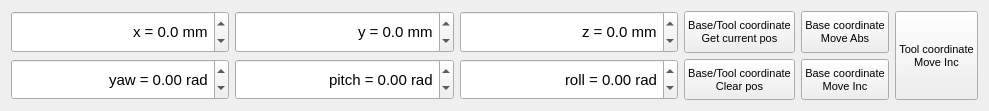
     <widget class="QWidget" name="layoutWidget">
      <property name="geometry">
       <rect>
        <x>910</x>
        <y>590</y>
        <width>989</width>
        <height>111</height>
       </rect>
      </property>
      <layout class="QGridLayout" name="gridLayout_19">
       <item row="1" column="2">
        <widget class="QDoubleSpinBox" name="ManipSetPosRollDoubleSpinBox">
         <property name="sizePolicy">
          <sizepolicy hsizetype="Expanding" vsizetype="Expanding">
           <horstretch>0</horstretch>
           <verstretch>0</verstretch>
          </sizepolicy>
         </property>
         <property name="font">
          <font>
           <pointsize>11</pointsize>
           <weight>50</weight>
           <bold>false</bold>
           <kerning>true</kerning>
          </font>
         </property>
         <property name="alignment">
          <set>Qt::AlignRight|Qt::AlignTrailing|Qt::AlignVCenter</set>
         </property>
         <property name="prefix">
          <string>roll = </string>
         </property>
         <property name="suffix">
          <string> rad</string>
         </property>
         <property name="decimals">
          <number>2</number>
         </property>
         <property name="minimum">
          <double>-3.120000000000000</double>
         </property>
         <property name="maximum">
          <double>3.200000000000000</double>
         </property>
         <property name="singleStep">
          <double>0.100000000000000</double>
         </property>
         <property name="value">
          <double>0.000000000000000</double>
         </property>
        </widget>
       </item>
       <item row="0" column="2">
        <widget class="QDoubleSpinBox" name="ManipSetPosZDoubleSpinBox">
         <property name="sizePolicy">
          <sizepolicy hsizetype="Expanding" vsizetype="Expanding">
           <horstretch>0</horstretch>
           <verstretch>0</verstretch>
          </sizepolicy>
         </property>
         <property name="font">
          <font>
           <pointsize>11</pointsize>
           <weight>50</weight>
           <bold>false</bold>
           <kerning>true</kerning>
          </font>
         </property>
         <property name="alignment">
          <set>Qt::AlignRight|Qt::AlignTrailing|Qt::AlignVCenter</set>
         </property>
         <property name="prefix">
          <string>z = </string>
         </property>
         <property name="suffix">
          <string> mm</string>
         </property>
         <property name="decimals">
          <number>1</number>
         </property>
         <property name="minimum">
          <double>-1500.000000000000000</double>
         </property>
         <property name="maximum">
          <double>1500.000000000000000</double>
         </property>
         <property name="singleStep">
          <double>10.000000000000000</double>
         </property>
         <property name="value">
          <double>0.000000000000000</double>
         </property>
        </widget>
       </item>
       <item row="1" column="1">
        <widget class="QDoubleSpinBox" name="ManipSetPosPitchDoubleSpinBox">
         <property name="sizePolicy">
          <sizepolicy hsizetype="Expanding" vsizetype="Expanding">
           <horstretch>0</horstretch>
           <verstretch>0</verstretch>
          </sizepolicy>
         </property>
         <property name="font">
          <font>
           <pointsize>11</pointsize>
           <weight>50</weight>
           <bold>false</bold>
           <kerning>true</kerning>
          </font>
         </property>
         <property name="alignment">
          <set>Qt::AlignRight|Qt::AlignTrailing|Qt::AlignVCenter</set>
         </property>
         <property name="prefix">
          <string>pitch = </string>
         </property>
         <property name="suffix">
          <string> rad</string>
         </property>
         <property name="decimals">
          <number>2</number>
         </property>
         <property name="minimum">
          <double>-3.120000000000000</double>
         </property>
         <property name="maximum">
          <double>3.200000000000000</double>
         </property>
         <property name="singleStep">
          <double>0.100000000000000</double>
         </property>
         <property name="value">
          <double>0.000000000000000</double>
         </property>
        </widget>
       </item>
       <item row="0" column="0">
        <widget class="QDoubleSpinBox" name="ManipSetPosXDoubleSpinBox">
         <property name="sizePolicy">
          <sizepolicy hsizetype="Expanding" vsizetype="Expanding">
           <horstretch>0</horstretch>
           <verstretch>0</verstretch>
          </sizepolicy>
         </property>
         <property name="font">
          <font>
           <pointsize>11</pointsize>
           <weight>50</weight>
           <bold>false</bold>
           <kerning>true</kerning>
          </font>
         </property>
         <property name="alignment">
          <set>Qt::AlignRight|Qt::AlignTrailing|Qt::AlignVCenter</set>
         </property>
         <property name="prefix">
          <string>x = </string>
         </property>
         <property name="suffix">
          <string> mm</string>
         </property>
         <property name="decimals">
          <number>1</number>
         </property>
         <property name="minimum">
          <double>-1500.000000000000000</double>
         </property>
         <property name="maximum">
          <double>1500.000000000000000</double>
         </property>
         <property name="singleStep">
          <double>10.000000000000000</double>
         </property>
         <property name="value">
          <double>0.000000000000000</double>
         </property>
        </widget>
       </item>
       <item row="1" column="0">
        <widget class="QDoubleSpinBox" name="ManipSetPosYawDoubleSpinBox">
         <property name="sizePolicy">
          <sizepolicy hsizetype="Expanding" vsizetype="Expanding">
           <horstretch>0</horstretch>
           <verstretch>0</verstretch>
          </sizepolicy>
         </property>
         <property name="font">
          <font>
           <pointsize>11</pointsize>
           <weight>50</weight>
           <bold>false</bold>
           <kerning>true</kerning>
          </font>
         </property>
         <property name="alignment">
          <set>Qt::AlignRight|Qt::AlignTrailing|Qt::AlignVCenter</set>
         </property>
         <property name="prefix">
          <string>yaw = </string>
         </property>
         <property name="suffix">
          <string> rad</string>
         </property>
         <property name="decimals">
          <number>2</number>
         </property>
         <property name="minimum">
          <double>-3.120000000000000</double>
         </property>
         <property name="maximum">
          <double>3.200000000000000</double>
         </property>
         <property name="singleStep">
          <double>0.100000000000000</double>
         </property>
         <property name="value">
          <double>0.000000000000000</double>
         </property>
        </widget>
       </item>
       <item row="0" column="1">
        <widget class="QDoubleSpinBox" name="ManipSetPosYDoubleSpinBox">
         <property name="sizePolicy">
          <sizepolicy hsizetype="Expanding" vsizetype="Expanding">
           <horstretch>0</horstretch>
           <verstretch>0</verstretch>
          </sizepolicy>
         </property>
         <property name="font">
          <font>
           <pointsize>11</pointsize>
           <weight>50</weight>
           <bold>false</bold>
           <kerning>true</kerning>
          </font>
         </property>
         <property name="alignment">
          <set>Qt::AlignRight|Qt::AlignTrailing|Qt::AlignVCenter</set>
         </property>
         <property name="prefix">
          <string>y = </string>
         </property>
         <property name="suffix">
          <string> mm</string>
         </property>
         <property name="decimals">
          <number>1</number>
         </property>
         <property name="minimum">
          <double>-1500.000000000000000</double>
         </property>
         <property name="maximum">
          <double>1500.000000000000000</double>
         </property>
         <property name="singleStep">
          <double>10.000000000000000</double>
         </property>
         <property name="value">
          <double>0.000000000000000</double>
         </property>
        </widget>
       </item>
       <item row="0" column="3" rowspan="2" colspan="2">
        <layout class="QGridLayout" name="gridLayout_18">
         <item row="1" column="1">
          <widget class="QPushButton" name="ManipSetPosBaseMoveIncButt">
           <property name="sizePolicy">
            <sizepolicy hsizetype="Expanding" vsizetype="Expanding">
             <horstretch>0</horstretch>
             <verstretch>0</verstretch>
            </sizepolicy>
           </property>
           <property name="font">
            <font>
             <pointsize>8</pointsize>
             <weight>50</weight>
             <bold>false</bold>
             <kerning>true</kerning>
            </font>
           </property>
           <property name="text">
            <string>Base coordinate
Move Inc</string>
           </property>
          </widget>
         </item>
         <item row="0" column="1">
          <widget class="QPushButton" name="ManipSetPosBaseMoveAbsButt">
           <property name="sizePolicy">
            <sizepolicy hsizetype="Expanding" vsizetype="Expanding">
             <horstretch>0</horstretch>
             <verstretch>0</verstretch>
            </sizepolicy>
           </property>
           <property name="font">
            <font>
             <pointsize>8</pointsize>
             <weight>50</weight>
             <bold>false</bold>
             <kerning>true</kerning>
            </font>
           </property>
           <property name="text">
            <string>Base coordinate
Move Abs</string>
           </property>
          </widget>
         </item>
         <item row="0" column="0">
          <widget class="QPushButton" name="ManipSetPosBaseToolGetCurrentPosButt">
           <property name="sizePolicy">
            <sizepolicy hsizetype="Expanding" vsizetype="Expanding">
             <horstretch>0</horstretch>
             <verstretch>0</verstretch>
            </sizepolicy>
           </property>
           <property name="font">
            <font>
             <pointsize>8</pointsize>
             <weight>50</weight>
             <bold>false</bold>
             <kerning>true</kerning>
            </font>
           </property>
           <property name="text">
            <string>Base/Tool coordinate
Get current pos</string>
           </property>
          </widget>
         </item>
         <item row="1" column="0">
          <widget class="QPushButton" name="ManipSetPosBaseToolClearPosButt">
           <property name="sizePolicy">
            <sizepolicy hsizetype="Expanding" vsizetype="Expanding">
             <horstretch>0</horstretch>
             <verstretch>0</verstretch>
            </sizepolicy>
           </property>
           <property name="font">
            <font>
             <pointsize>8</pointsize>
             <weight>50</weight>
             <bold>false</bold>
             <kerning>true</kerning>
            </font>
           </property>
           <property name="text">
            <string>Base/Tool coordinate
Clear pos</string>
           </property>
          </widget>
         </item>
         <item row="0" column="2" rowspan="2">
          <widget class="QPushButton" name="ManipSetPosToolMoveIncButt">
           <property name="sizePolicy">
            <sizepolicy hsizetype="Expanding" vsizetype="Expanding">
             <horstretch>0</horstretch>
             <verstretch>0</verstretch>
            </sizepolicy>
           </property>
           <property name="font">
            <font>
             <pointsize>8</pointsize>
             <weight>50</weight>
             <bold>false</bold>
             <kerning>true</kerning>
            </font>
           </property>
           <property name="text">
            <string>Tool coordinate
Move Inc</string>
           </property>
          </widget>
         </item>
        </layout>
       </item>
      </layout>
     </widget>
